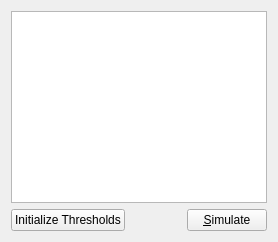
     <widget class="QWidget" name="tabParameters">
      <attribute name="title">
       <string>&amp;Parameters</string>
      </attribute>
      <layout class="QHBoxLayout" name="horizontalLayout_8">
       <item>
        <layout class="QVBoxLayout" name="verticalLayout">
         <item>
          <widget class="QTableView" name="parametersTableView"/>
         </item>
         <item>
          <layout class="QHBoxLayout" name="horizontalLayout_7">
           <item>
            <widget class="QPushButton" name="buttonInitializeThresholdsParameters">
             <property name="text">
              <string>Initialize Thresholds</string>
             </property>
            </widget>
           </item>
           <item>
            <spacer name="horizontalSpacer_8">
             <property name="orientation">
              <enum>Qt::Horizontal</enum>
             </property>
             <property name="sizeHint" stdset="0">
              <size>
               <width>40</width>
               <height>20</height>
              </size>
             </property>
            </spacer>
           </item>
           <item>
            <widget class="QPushButton" name="simulateButtonParams">
             <property name="sizePolicy">
              <sizepolicy hsizetype="Expanding" vsizetype="Fixed">
               <horstretch>0</horstretch>
               <verstretch>0</verstretch>
              </sizepolicy>
             </property>
             <property name="text">
              <string>&amp;Simulate</string>
             </property>
            </widget>
           </item>
          </layout>
         </item>
        </layout>
       </item>
      </layout>
     </widget>
